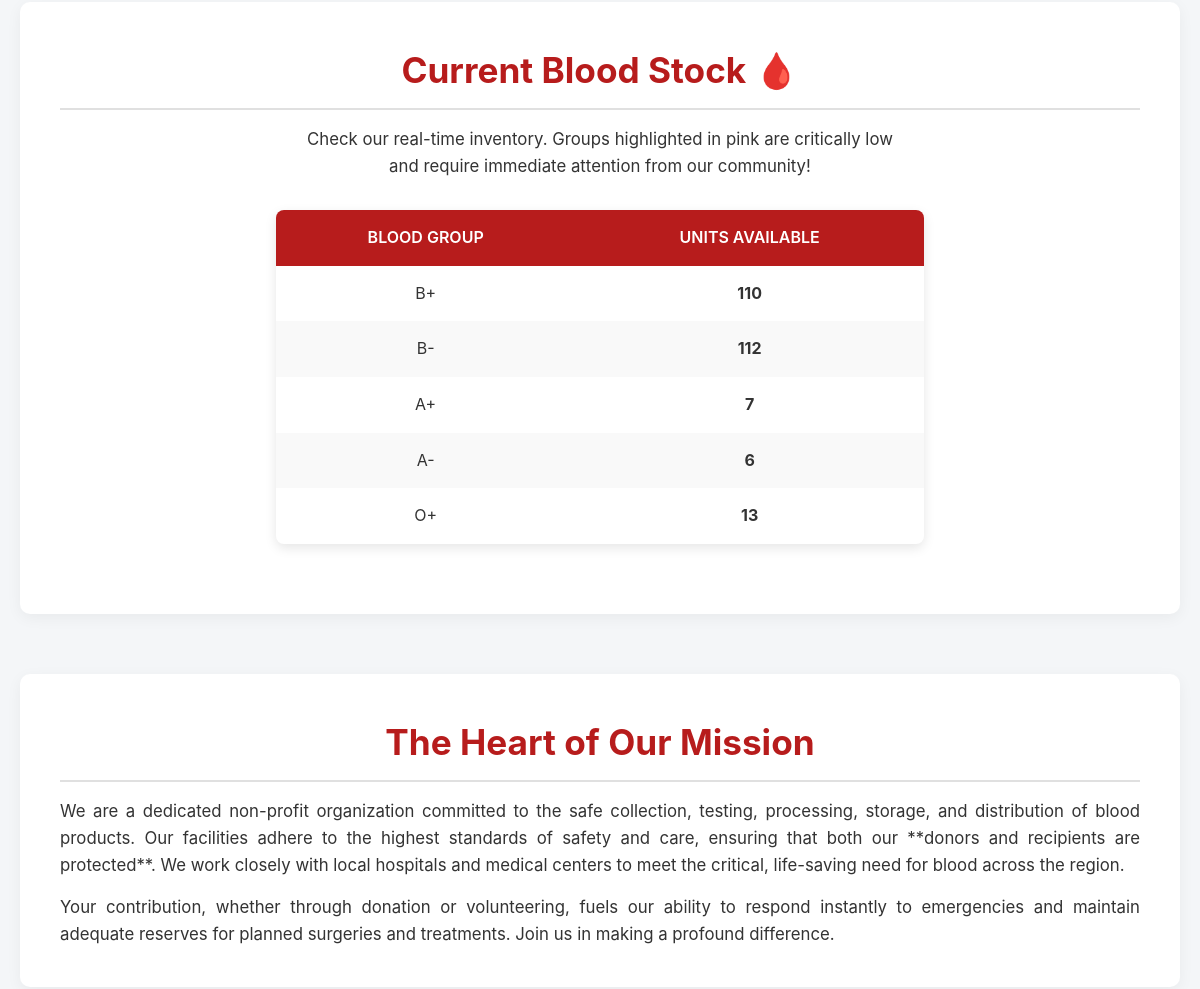
Before: / (middle part) with the older database file.
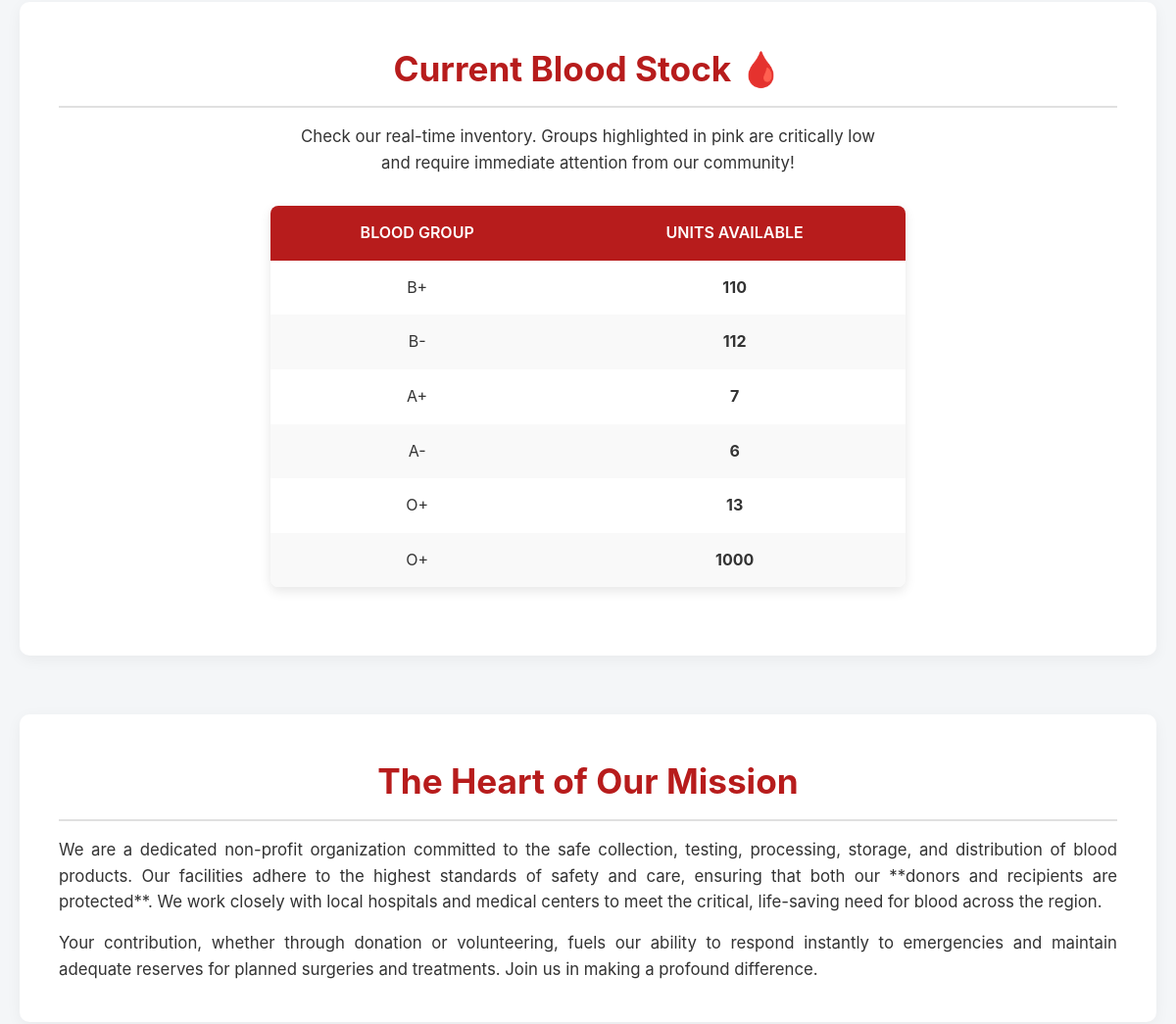
After: the same page with the newer database file.
### bloodmanager/models.py (models this page shows, shortened)
class BloodStock(models.Model):
    hospital = models.ForeignKey(Hospital, on_delete=models.CASCADE, null=True, blank=True)
    blood_group = models.CharField(max_length=3, choices=BLOOD_GROUP_CHOICES)
    units = models.PositiveIntegerField(default=0)

### bloodmanager/views.py (the view)
# urls.py: 2. Add a URL to urlpatterns:  path('', views.home, name='home')
def home(request):
    stock = BloodStock.objects.all()
    return render(request, 'index.html', {'stock': stock})

### bloodmanager/templates/index.html (shortened to what this page needs)
<!DOCTYPE html>
<html lang="en">
<head>
</head>
<body>
<main>
    <section id="stock" class="content-section">
        <h1>Current Blood Stock 🩸</h1>
        <p style="text-align: center; max-width: 600px; margin: 10px auto 20px;">Check our real-time inventory. Groups highlighted in pink are critically low and require immediate attention from our community!</p>
        <table>
            <thead>
                <tr>
                    <th>Blood Group</th>
                    <th>Units Available</th>
                </tr>
            </thead>
            <tbody>
                {% for item in stock %}
                <tr class="{% if item.units < 5 %}low-stock{% endif %}">
                    <td>{{ item.blood_group }}</td>
                    <td><strong>{{ item.units }}</strong></td>
                </tr>
                {% empty %}
                <tr><td colspan="2" style="color: #777;">No stock information available. (Admin needs to populate the data)</td></tr>
                {% endfor %}
            </tbody>
        </table>
    </section>
    <section id="about" class="content-section">
        <h1>The Heart of Our Mission</h1>
        <p>We are a dedicated non-profit organization committed to the safe collection, testing, processing, storage, and distribution of blood products. Our facilities adhere to the highest standards of safety and care, ensuring that both our **donors and recipients are protected**. We work closely with local hospitals and medical centers to meet the critical, life-saving need for blood across the region.</p>
        <p>Your contribution, whether through donation or volunteering, fuels our ability to respond instantly to emergencies and maintain adequate reserves for planned surgeries and treatments. Join us in making a profound difference.</p>
    </section>
</main>
</body>
</html>

Changed rows visible on the page:
added BloodStock: blood_group "O+", units "1000"
